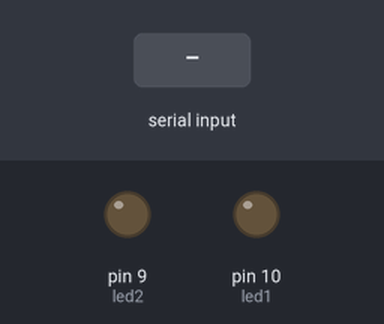
Recording of a sketch running on a simulated Arduino Uno, built with avr-gcc and run on an emulated ATmega328P. Parts: output pins drawn as LEDs (lit = HIGH). The test bench sets the inputs (shaded band).

Above: at 1.2 s.
1.3 s: "1\n" received over Serial
At 2.6 s:
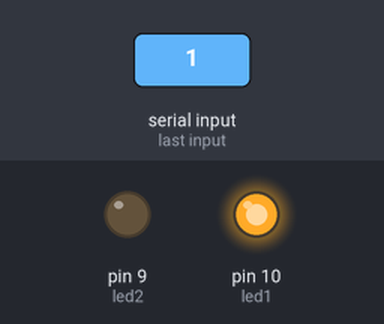
2.9 s: "2\n" received over Serial
At 4.1 s:
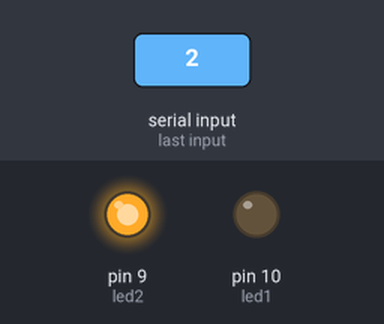
4.4 s: "90,45\n" received over Serial
At 5.7 s:
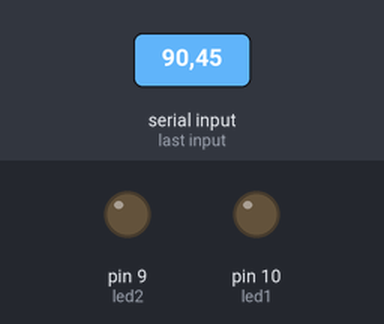
Timing chart, 0 to 7.4 s (numbered marks = the images above; inputs shaded):
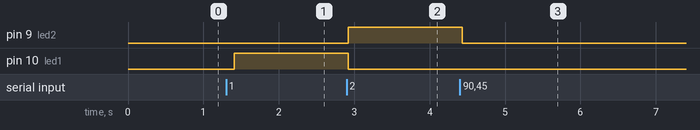

Measured:
- after the input at 1.3 s, pin 10 (led1): LOW → HIGH after 0.11 s
- after the input at 2.9 s, pin 9 (led2): LOW → HIGH at once; pin 10 (led1): HIGH → LOW at once
- after the input at 4.4 s, pin 9 (led2): HIGH → LOW at once

The sketch:

P11_ApagaLeds.ino
```cpp
int led1 = 10;
int led2 = 9;
int led3 = 8;
int led4 = 7;
int v;

void setup() {
  // put your setup code here, to run once:
  pinMode(led1, OUTPUT);
  pinMode(led2, OUTPUT);
  Serial.begin(9600);
  Serial.setTimeout(10);
}

void loop() {
  // put your main code here, to run repeatedly:
  if (Serial.available()>0) {
    v=Serial.readString().toInt();
    digitalWrite(led1,0);
    digitalWrite(led2,0);
    digitalWrite(led3,0);
    digitalWrite(led4,0);

    switch (v) {
    case 1:
     digitalWrite(led1, v);
     break;
    case 2:
    digitalWrite(led2, v);
     break;
    case 3:
     digitalWrite(led3, v);
     break;
    case 4:
    digitalWrite(led4, v);
     break;

    }
      }

  delay(100);
}
```
